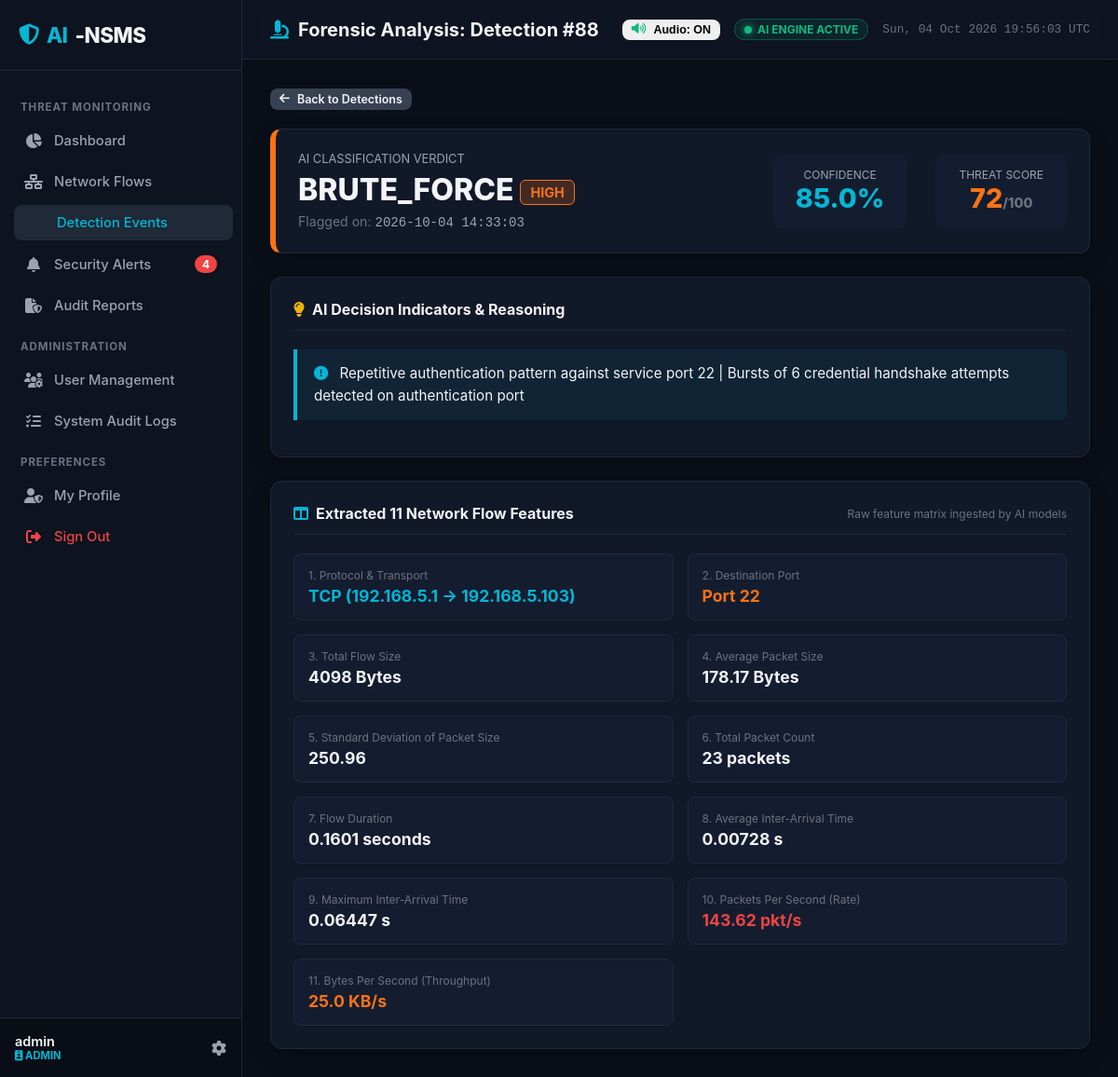
Page /detections/88 (signed in) on the committed database.
### tables this page shows
CREATE TABLE users (
            id INTEGER PRIMARY KEY AUTOINCREMENT,
            username TEXT UNIQUE NOT NULL,
            email TEXT UNIQUE NOT NULL,
            password_hash TEXT NOT NULL,
            role TEXT NOT NULL DEFAULT 'SECURITY_ANALYST',
            is_active INTEGER NOT NULL DEFAULT 1,
            must_change_password INTEGER NOT NULL DEFAULT 0,
            created_at TEXT NOT NULL,
            last_login TEXT
        );

CREATE TABLE detections (
            id INTEGER PRIMARY KEY AUTOINCREMENT,
            flow_id INTEGER NOT NULL,
            prediction TEXT NOT NULL,
            attack_type TEXT NOT NULL,
            confidence REAL NOT NULL DEFAULT 1.0,
            threat_score INTEGER NOT NULL DEFAULT 0,
            severity TEXT NOT NULL DEFAULT 'LOW',
            indicators TEXT,
            detected_at TEXT NOT NULL, traffic_source TEXT DEFAULT "live", session_id TEXT DEFAULT "",
            FOREIGN KEY (flow_id) REFERENCES network_flows (id) ON DELETE CASCADE
        );

CREATE TABLE network_flows (
            id INTEGER PRIMARY KEY AUTOINCREMENT,
            source_ip TEXT NOT NULL,
            destination_ip TEXT NOT NULL,
            protocol TEXT NOT NULL,
            destination_port INTEGER NOT NULL,
            flow_duration REAL NOT NULL DEFAULT 0.0,
            total_flow_size REAL NOT NULL DEFAULT 0.0,
            average_packet_size REAL NOT NULL DEFAULT 0.0,
            std_packet_size REAL NOT NULL DEFAULT 0.0,
            packet_count INTEGER NOT NULL DEFAULT 0,
            average_inter_arrival_time REAL NOT NULL DEFAULT 0.0,
            maximum_inter_arrival_time REAL NOT NULL DEFAULT 0.0,
            packets_per_second REAL NOT NULL DEFAULT 0.0,
            bytes_per_second REAL NOT NULL DEFAULT 0.0,
            captured_at TEXT NOT NULL
        , traffic_source TEXT DEFAULT "live", session_id TEXT DEFAULT "");

### src/routes/detection_routes.py (the view)
@detection_bp.route('/detections/<int:detection_id>')
@login_required
def detail(detection_id):
    user = get_current_user()
    det = Detection.find_by_id_with_flow(detection_id)
    if not det:
        abort(404)
    return render_template('detection_detail.html', user=user, detection=det)

### templates/detection_detail.html (shortened to what this page needs)
{% extends "base.html" %}
{% block page_header %}<i class="fas fa-microscope" style="color: var(--accent-cyan);"></i> Forensic Analysis: Detection #{{ detection.id }}{% endblock %}
{% block content %}
<div style="margin-bottom: 20px;">
    <a href="/detections" class="btn btn-secondary btn-sm"><i class="fas fa-arrow-left"></i> Back to Detections</a>
</div>
<div class="soc-card" style="margin-bottom: 25px; border-left: 6px solid var(--sev-{{ detection.severity|lower }});">
    <div style="display: flex; justify-content: space-between; align-items: center; flex-wrap: wrap; gap: 20px;">
        <div>
            <div style="font-size: 0.8rem; color: var(--text-secondary); text-transform: uppercase;">AI Classification Verdict</div>
            <h1 style="font-size: 2rem; font-weight: 800; margin: 6px 0; color: var(--text-primary);">
                {{ detection.attack_type }}
                <span class="badge-sev badge-{{ detection.severity|lower }}" style="vertical-align: middle; font-size: 0.9rem;">{{ detection.severity }}</span>
            </h1>
            <div style="color: var(--text-muted); font-size: 0.88rem;">
                Flagged on: <span class="code-font" style="color: var(--text-secondary);">{{ detection.detected_at.replace('T', ' ').split('.')[0] }}</span>
            </div>
        </div>
        <div style="display: flex; gap: 30px; text-align: center;">
            <div style="background: #141d2f; padding: 15px 25px; border-radius: 10px;">
                <div style="font-size: 0.75rem; color: var(--text-secondary); text-transform: uppercase;">Confidence</div>
                <div style="font-size: 1.8rem; font-weight: 800; color: var(--accent-cyan);">{{ "%.1f"|format(detection.confidence * 100) }}%</div>
            </div>
            <div style="background: #141d2f; padding: 15px 25px; border-radius: 10px;">
                <div style="font-size: 0.75rem; color: var(--text-secondary); text-transform: uppercase;">Threat Score</div>
                <div style="font-size: 1.8rem; font-weight: 800; color: {% if detection.threat_score >= 80 %}var(--sev-critical){% elif detection.threat_score >= 50 %}var(--sev-high){% else %}var(--sev-low){% endif %};">
                    {{ detection.threat_score }}<span style="font-size: 0.9rem; color: var(--text-muted);">/100</span>
                </div>
            </div>
        </div>
    </div>
</div>
<div class="soc-card" style="margin-bottom: 25px;">
    <div class="soc-card-header">
        <div class="soc-card-title"><i class="fas fa-lightbulb" style="color: var(--sev-medium);"></i> AI Decision Indicators & Reasoning</div>
    </div>
    <div class="indicator-box">
        <p style="font-size: 0.95rem; line-height: 1.6; color: var(--text-primary);">
            <i class="fas fa-circle-exclamation" style="color: var(--accent-cyan); margin-right: 8px;"></i>
            {{ detection.indicators or "Standard legitimate traffic pattern identified across all 11 statistical features." }}
        </p>
    </div>
</div>
<div class="soc-card">
    <div class="soc-card-header">
        <div class="soc-card-title"><i class="fas fa-table-columns" style="color: var(--accent-cyan);"></i> Extracted 11 Network Flow Features</div>
        <span style="font-size: 0.75rem; color: var(--text-muted);">Raw feature matrix ingested by AI models</span>
    </div>
    <div style="display: grid; grid-template-columns: repeat(auto-fit, minmax(280px, 1fr)); gap: 15px;">
        <div style="background: #141d2f; padding: 15px; border-radius: 8px; border: 1px solid var(--border-color);">
            <div style="font-size: 0.75rem; color: var(--text-muted);">1. Protocol & Transport</div>
            <div style="font-size: 1.1rem; font-weight: 700; color: var(--accent-cyan); margin-top: 4px;">{{ detection.flow.protocol }} ({{ detection.flow.source_ip }} &rarr; {{ detection.flow.destination_ip }})</div>
        </div>
        <div style="background: #141d2f; padding: 15px; border-radius: 8px; border: 1px solid var(--border-color);">
            <div style="font-size: 0.75rem; color: var(--text-muted);">2. Destination Port</div>
            <div style="font-size: 1.1rem; font-weight: 700; color: var(--sev-high); margin-top: 4px;">Port {{ detection.flow.destination_port }}</div>
        </div>
        <div style="background: #141d2f; padding: 15px; border-radius: 8px; border: 1px solid var(--border-color);">
            <div style="font-size: 0.75rem; color: var(--text-muted);">3. Total Flow Size</div>
            <div style="font-size: 1.1rem; font-weight: 700; color: var(--text-primary); margin-top: 4px;">{{ detection.flow.total_flow_size|int }} Bytes</div>
        </div>
        <div style="background: #141d2f; padding: 15px; border-radius: 8px; border: 1px solid var(--border-color);">
            <div style="font-size: 0.75rem; color: var(--text-muted);">4. Average Packet Size</div>
            <div style="font-size: 1.1rem; font-weight: 700; color: var(--text-primary); margin-top: 4px;">{{ detection.flow.average_packet_size }} Bytes</div>
        </div>
        <div style="background: #141d2f; padding: 15px; border-radius: 8px; border: 1px solid var(--border-color);">
            <div style="font-size: 0.75rem; color: var(--text-muted);">5. Standard Deviation of Packet Size</div>
            <div style="font-size: 1.1rem; font-weight: 700; color: var(--text-primary); margin-top: 4px;">{{ detection.flow.std_packet_size }}</div>
        </div>
        <div style="background: #141d2f; padding: 15px; border-radius: 8px; border: 1px solid var(--border-color);">
            <div style="font-size: 0.75rem; color: var(--text-muted);">6. Total Packet Count</div>
            <div style="font-size: 1.1rem; font-weight: 700; color: var(--text-primary); margin-top: 4px;">{{ detection.flow.packet_count }} packets</div>
        </div>
        <div style="background: #141d2f; padding: 15px; border-radius: 8px; border: 1px solid var(--border-color);">
            <div style="font-size: 0.75rem; color: var(--text-muted);">7. Flow Duration</div>
            <div style="font-size: 1.1rem; font-weight: 700; color: var(--text-primary); margin-top: 4px;">{{ detection.flow.flow_duration }} seconds</div>
        </div>
        <div style="background: #141d2f; padding: 15px; border-radius: 8px; border: 1px solid var(--border-color);">
            <div style="font-size: 0.75rem; color: var(--text-muted);">8. Average Inter-Arrival Time</div>
            <div style="font-size: 1.1rem; font-weight: 700; color: var(--text-primary); margin-top: 4px;">{{ detection.flow.average_inter_arrival_time }} s</div>
        </div>
        <div style="background: #141d2f; padding: 15px; border-radius: 8px; border: 1px solid var(--border-color);">
            <div style="font-size: 0.75rem; color: var(--text-muted);">9. Maximum Inter-Arrival Time</div>
            <div style="font-size: 1.1rem; font-weight: 700; color: var(--text-primary); margin-top: 4px;">{{ detection.flow.maximum_inter_arrival_time }} s</div>
        </div>
        <div style="background: #141d2f; padding: 15px; border-radius: 8px; border: 1px solid var(--border-color);">
            <div style="font-size: 0.75rem; color: var(--text-muted);">10. Packets Per Second (Rate)</div>
            <div style="font-size: 1.1rem; font-weight: 700; color: var(--sev-critical); margin-top: 4px;">{{ detection.flow.packets_per_second }} pkt/s</div>
        </div>
        <div style="background: #141d2f; padding: 15px; border-radius: 8px; border: 1px solid var(--border-color);">
            <div style="font-size: 0.75rem; color: var(--text-muted);">11. Bytes Per Second (Throughput)</div>
            <div style="font-size: 1.1rem; font-weight: 700; color: var(--sev-high); margin-top: 4px;">{{ (detection.flow.bytes_per_second / 1024)|round(1) }} KB/s</div>
        </div>
    </div>
</div>
{% endblock %}

### templates/base.html (shortened to what this page needs)
<!DOCTYPE html>
<html lang="en">
<head>
    <link rel="stylesheet" href="https://cdnjs.cloudflare.com/ajax/libs/font-awesome/6.5.1/css/all.min.css">
    <link rel="stylesheet" href="{{ url_for('static', filename='css/soc_theme.css') }}">
</head>
<body>
    <div class="app-container">
        <aside class="sidebar">
            <div class="sidebar-header">
                <div class="sidebar-logo">
                    <i class="fas fa-shield-halved" style="color: var(--accent-cyan);"></i>
                    <span>AI</span>-NSMS
                </div>
            </div>
            <ul class="sidebar-menu">
                <li class="menu-category">Threat Monitoring</li>
                <li>
                    <a href="/dashboard" class="sidebar-link {% if request.path == '/' or request.path == '/dashboard' %}active{% endif %}">
                        <i class="fas fa-chart-pie"></i>
                        <span>Dashboard</span>
                    </a>
                </li>
                <li>
                    <a href="/monitoring" class="sidebar-link {% if request.path == '/monitoring' %}active{% endif %}">
                        <i class="fas fa-network-wired"></i>
                        <span>Network Flows</span>
                    </a>
                </li>
                <li>
                    <a href="/detections" class="sidebar-link {% if request.path.startswith('/detections') %}active{% endif %}">
                        <span>Detection Events</span>
                    </a>
                </li>
                <li>
                    <a href="/alerts" class="sidebar-link {% if request.path == '/alerts' %}active{% endif %}">
                        <i class="fas fa-bell"></i>
                        <span>Security Alerts</span>
                        {% if active_alerts_count > 0 %}
                        <span class="badge-count">{{ active_alerts_count }}</span>
                        {% endif %}
                    </a>
                </li>
                <li>
                    <a href="/reports" class="sidebar-link {% if request.path == '/reports' %}active{% endif %}">
                        <i class="fas fa-file-shield"></i>
                        <span>Audit Reports</span>
                    </a>
                </li>
                {% if is_admin %}
                <li class="menu-category">Administration</li>
                <li>
                    <a href="/users" class="sidebar-link {% if request.path == '/users' %}active{% endif %}">
                        <i class="fas fa-users-gear"></i>
                        <span>User Management</span>
                    </a>
                </li>
                <li>
                    <a href="/logs" class="sidebar-link {% if request.path == '/logs' %}active{% endif %}">
                        <i class="fas fa-list-check"></i>
                        <span>System Audit Logs</span>
                    </a>
                </li>
                {% endif %}
                <li class="menu-category">Preferences</li>
                <li>
                    <a href="/profile" class="sidebar-link {% if request.path == '/profile' %}active{% endif %}">
                        <i class="fas fa-user-shield"></i>
                        <span>My Profile</span>
                    </a>
                </li>
                <li>
                    <a href="/logout" class="sidebar-link" style="color: var(--sev-critical);">
                        <i class="fas fa-right-from-bracket"></i>
                        <span>Sign Out</span>
                    </a>
                </li>
            </ul>
            <div class="sidebar-footer">
                <div class="user-info">
                    <span class="user-name">{{ current_user.username if current_user else 'Guest' }}</span>
                    <span class="user-role-badge">
                        <i class="fas fa-id-badge"></i> {{ current_user.role if current_user else 'ANALYST' }}
                    </span>
                </div>
                <a href="/profile" style="color: var(--text-secondary);"><i class="fas fa-gear"></i></a>
            </div>
        </aside>
        <div class="main-wrapper">
            <header class="topbar">
                <div class="page-title">
                    {% block page_header %}{% endblock %}
                </div>
                <div style="display: flex; align-items: center; gap: 15px;">
                    <button id="btn-global-audio-toggle" class="btn btn-outline-success btn-sm btn-audio-toggle" onclick="window.audioAlerts && window.audioAlerts.toggleMute()" title="Toggle Audio Alerts On/Off">
                    </button>
                    <div class="live-indicator">
                        <span class="pulse-dot"></span> AI ENGINE ACTIVE
                    </div>
                    <span style="font-size: 0.8rem; color: var(--text-muted); font-family: var(--font-mono);" id="live-clock"></span>
                </div>
            </header>
            <main class="content-body">
                {% block content %}{% endblock %}
            </main>
        </div>
    </div>
</body>
</html>

### rows in the picture
users: username "admin", role "ADMIN"
detections: id "88", attack_type "BRUTE_FORCE", severity "HIGH", detected_at.replace "2026-10-04 14:33:03", detection.confidence*100 "85.0", threat_score "72", indicators "Repetitive authentication pattern against service port 22 | Bursts of 6 credential handshake attempts detected on authentication port"
network_flows: flow.protocol "TCP", flow.source_ip "192.168.5.1", flow.destination_ip "192.168.5.103", flow.destination_port "22", flow.total_flow_size "4098", flow.average_packet_size "178.17", flow.std_packet_size "250.96", flow.packet_count "23", flow.flow_duration "0.1601", flow.average_inter_arrival_time "0.00728", flow.maximum_inter_arrival_time "0.06447", flow.packets_per_second "143.62", (detection.flow.bytes_per_second/1024)|round(1) "25.0"

### other values in the picture
{{ active_alerts_count }} "4"
